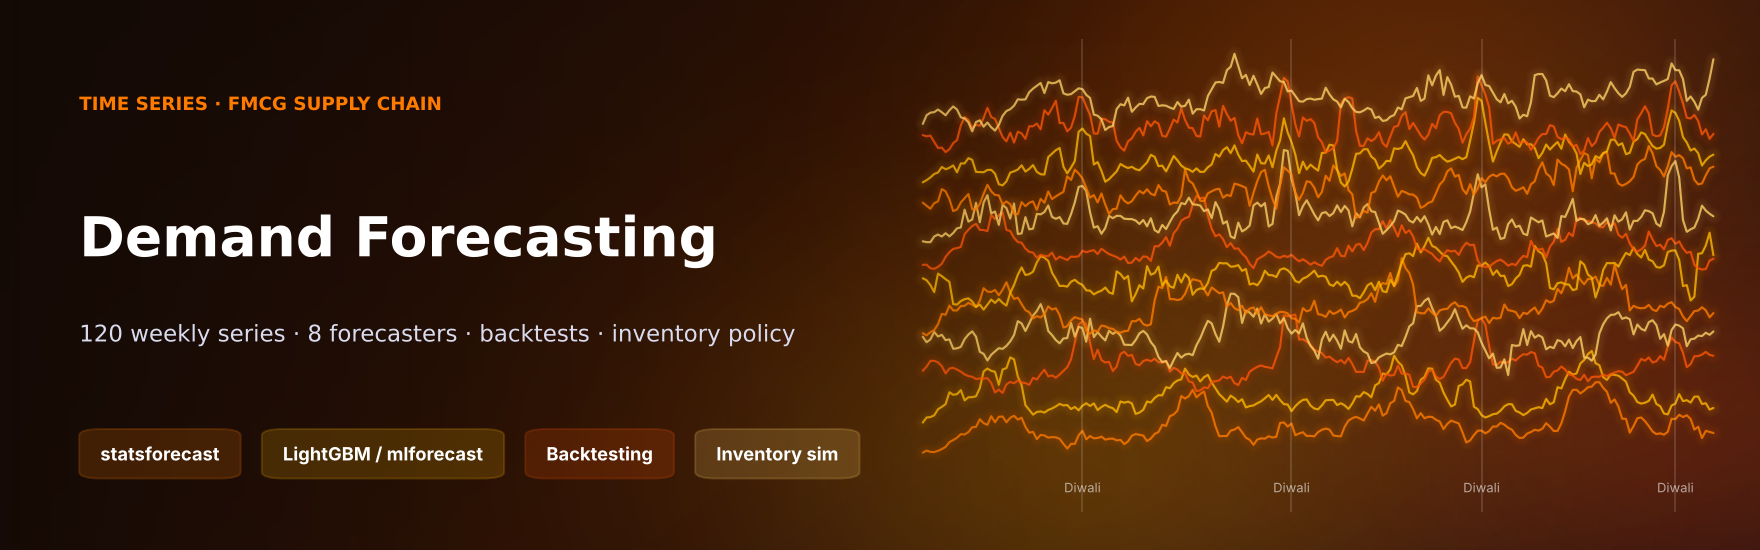

The Python source for this figure:
"""Hero banners for README headers: the project's own data rendered as glowing 'data art'."""
from __future__ import annotations

import matplotlib

matplotlib.use("Agg")
import matplotlib.pyplot as plt  # noqa: E402
import numpy as np  # noqa: E402
from matplotlib.colors import LinearSegmentedColormap  # noqa: E402
from matplotlib.patches import FancyBboxPatch  # noqa: E402

THEMES = {
    "sunset":  ("#0f0c29", "#302b63", "#24243e", ["#ff6a88", "#ffb86c", "#ffd36e", "#f78fb3"]),
    "ocean":   ("#03111f", "#0b3a5b", "#062238", ["#3ee8ff", "#4facfe", "#00f2a9", "#a0f1ff"]),
    "aurora":  ("#0b0f1f", "#1b1446", "#0d2b3a", ["#7cffcb", "#b388ff", "#53d8fb", "#ff9de2"]),
    "ember":   ("#140a05", "#3a1606", "#1f0d14", ["#ff7b00", "#ffb703", "#fb5607", "#ffd166"]),
    "neon":    ("#06040f", "#1a0638", "#04202a", ["#00f5d4", "#f15bb5", "#fee440", "#9b5de5"]),
}


def glow_line(ax, x, y, color, lw=2.0, layers=6, alpha=0.9, **kw):
    for i in range(layers, 0, -1):
        ax.plot(x, y, color=color, lw=lw + i * 2.2, alpha=0.035 * alpha, solid_capstyle="round", **kw)
    ax.plot(x, y, color=color, lw=lw, alpha=alpha, solid_capstyle="round", **kw)


def glow_scatter(ax, x, y, color, s=6, alpha=0.6):
    ax.scatter(x, y, s=s * 9, color=color, alpha=alpha * 0.06, lw=0)
    ax.scatter(x, y, s=s * 3, color=color, alpha=alpha * 0.15, lw=0)
    ax.scatter(x, y, s=s, color=color, alpha=alpha, lw=0)


def make_banner(path, title, subtitle, tags, art, theme="aurora", emoji_free_kicker=None, size=(16, 5)):
    top, mid, bottom, accents = THEMES[theme]
    fig = plt.figure(figsize=size, dpi=110)
    bg = fig.add_axes([0, 0, 1, 1])
    grad = np.linspace(0, 1, 512)[None, :] * 0.7 + np.linspace(0, 1, 160)[:, None] * 0.3
    bg.imshow(grad, aspect="auto", cmap=LinearSegmentedColormap.from_list("bg", [top, mid, bottom]), extent=[0, 1, 0, 1])
    # soft colour blobs
    yy, xx = np.mgrid[0:1:160j, 0:1:512j]
    for (cx, cy, r), c in zip([(0.82, 0.75, 0.25), (0.62, 0.15, 0.22), (0.98, 0.2, 0.18)], accents):
        blob = np.exp(-(((xx - cx) * 3.2) ** 2 + ((yy - cy) / r * 0.35) ** 2) * 2.2)
        rgba = np.zeros((*blob.shape, 4))
        rgba[..., :3] = matplotlib.colors.to_rgb(c)
        rgba[..., 3] = blob * 0.22
        bg.imshow(rgba, aspect="auto", extent=[0, 1, 0, 1], origin="lower")
    bg.set_axis_off()

    art_ax = fig.add_axes([0.52, 0.07, 0.46, 0.86])
    art_ax.set_axis_off()
    art(art_ax, accents)

    # left text panel with a fade so the art never fights the title
    fade = np.linspace(1, 0, 256)[None, :] ** 1.6
    rgba = np.zeros((1, 256, 4))
    rgba[..., :3] = matplotlib.colors.to_rgb(top)
    rgba[..., 3] = fade * 0.92
    shade = fig.add_axes([0, 0, 0.66, 1])
    shade.imshow(rgba, aspect="auto", extent=[0, 1, 0, 1])
    shade.set_axis_off()

    if emoji_free_kicker:
        fig.text(0.045, 0.80, emoji_free_kicker.upper(), color=accents[0], fontsize=12, fontweight="bold", family="DejaVu Sans")
    fig.text(0.045, 0.56, title, color="white", fontsize=36, fontweight="bold", family="DejaVu Sans", va="center")
    fig.text(0.045, 0.39, subtitle, color="#d9dcef", fontsize=15, family="DejaVu Sans", va="center")
    x = 0.045
    renderer = fig.canvas.get_renderer()
    for i, t in enumerate(tags):
        txt = fig.text(x + 0.012, 0.175, t, color="white", fontsize=12, va="center", fontweight="bold")
        w = txt.get_window_extent(renderer).width / fig.bbox.width + 0.024
        fig.patches.append(FancyBboxPatch((x, 0.13), w, 0.09, boxstyle="round,pad=0,rounding_size=0.012",
                                          transform=fig.transFigure, facecolor=accents[i % len(accents)], alpha=0.18,
                                          edgecolor=accents[i % len(accents)], lw=1.3))
        x += w + 0.012
    fig.savefig(path, dpi=110)
    plt.close(fig)


AI_PROMPT_NOTE = """If you prefer an AI-generated illustration, generate a 1600x500 image and save it as `assets/banner.png`."""
